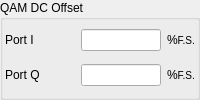
       <widget class="QGroupBox" name="groupBox3_2">
        <property name="title">
         <string>QAM DC Offset</string>
        </property>
        <layout class="QGridLayout">
         <property name="margin" stdset="0">
          <number>2</number>
         </property>
         <item row="0" column="0">
          <layout class="QHBoxLayout">
           <item>
            <widget class="QLabel" name="textLabel5_2_3_2_4_2_2_2_2_2">
             <property name="sizePolicy">
              <sizepolicy hsizetype="Preferred" vsizetype="Fixed">
               <horstretch>0</horstretch>
               <verstretch>0</verstretch>
              </sizepolicy>
             </property>
             <property name="text">
              <string>Port I</string>
             </property>
             <property name="wordWrap">
              <bool>false</bool>
             </property>
            </widget>
           </item>
           <item>
            <layout class="QHBoxLayout">
             <item>
              <widget class="QLineEdit" name="m_edQAMOffset1">
               <property name="sizePolicy">
                <sizepolicy hsizetype="Preferred" vsizetype="Fixed">
                 <horstretch>0</horstretch>
                 <verstretch>0</verstretch>
                </sizepolicy>
               </property>
               <property name="minimumSize">
                <size>
                 <width>27</width>
                 <height>0</height>
                </size>
               </property>
               <property name="maximumSize">
                <size>
                 <width>80</width>
                 <height>32767</height>
                </size>
               </property>
              </widget>
             </item>
             <item>
              <widget class="QLabel" name="textLabel2_3_2_2_3_2_4_2_2_2_2_2">
               <property name="sizePolicy">
                <sizepolicy hsizetype="Fixed" vsizetype="Fixed">
                 <horstretch>0</horstretch>
                 <verstretch>0</verstretch>
                </sizepolicy>
               </property>
               <property name="text">
                <string>%&lt;font size=&quot;-1&quot;&gt;F.S.&lt;/font&gt;</string>
               </property>
               <property name="wordWrap">
                <bool>false</bool>
               </property>
              </widget>
             </item>
            </layout>
           </item>
          </layout>
         </item>
         <item row="1" column="0">
          <layout class="QHBoxLayout">
           <item>
            <widget class="QLabel" name="textLabel5_2_3_2_4_2_2_2_2_2_2">
             <property name="sizePolicy">
              <sizepolicy hsizetype="Preferred" vsizetype="Fixed">
               <horstretch>0</horstretch>
               <verstretch>0</verstretch>
              </sizepolicy>
             </property>
             <property name="text">
              <string>Port Q</string>
             </property>
             <property name="wordWrap">
              <bool>false</bool>
             </property>
            </widget>
           </item>
           <item>
            <layout class="QHBoxLayout">
             <item>
              <widget class="QLineEdit" name="m_edQAMOffset2">
               <property name="sizePolicy">
                <sizepolicy hsizetype="Preferred" vsizetype="Fixed">
                 <horstretch>0</horstretch>
                 <verstretch>0</verstretch>
                </sizepolicy>
               </property>
               <property name="minimumSize">
                <size>
                 <width>27</width>
                 <height>0</height>
                </size>
               </property>
               <property name="maximumSize">
                <size>
                 <width>80</width>
                 <height>32767</height>
                </size>
               </property>
              </widget>
             </item>
             <item>
              <widget class="QLabel" name="textLabel2_3_2_2_3_2_4_2_2_2_2_2_2">
               <property name="sizePolicy">
                <sizepolicy hsizetype="Fixed" vsizetype="Fixed">
                 <horstretch>0</horstretch>
                 <verstretch>0</verstretch>
                </sizepolicy>
               </property>
               <property name="text">
                <string>%&lt;font size=&quot;-1&quot;&gt;F.S.&lt;/font&gt;</string>
               </property>
               <property name="wordWrap">
                <bool>false</bool>
               </property>
              </widget>
             </item>
            </layout>
           </item>
          </layout>
         </item>
        </layout>
       </widget>
